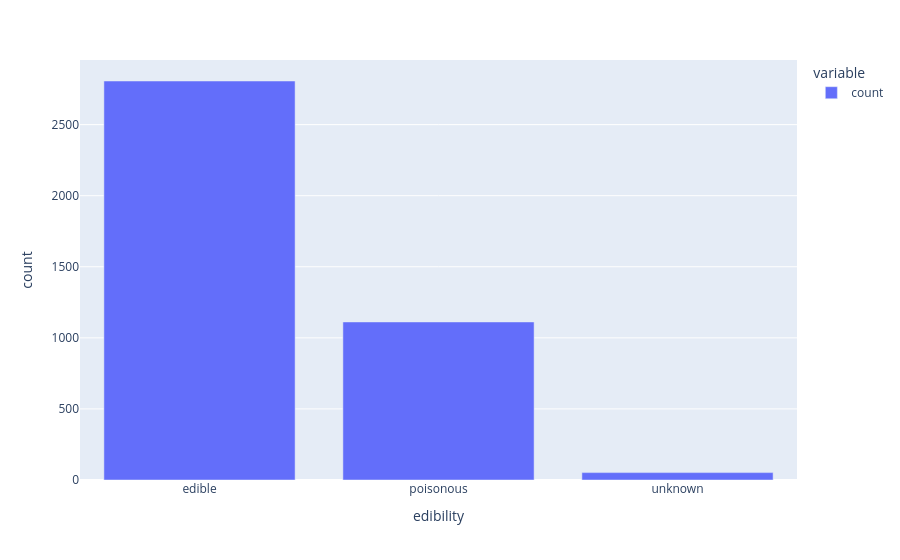

This figure's notebook cell:
### Markdown cell above
## Edibility balance

Count of observations per edibility class. This matters for training: a skewed distribution (few `poisonous`/`inedible` examples) is why the model training notebook later applies class weighting and boosts recall on non-edible species.

### Code cell
fig = px.bar(
    df["edibility"].value_counts(),
    labels={"index": "edibility", "value": "count"}
)

fig.show()

### Figure 1 — Plotly figure (JSON) as saved in the notebook; plotly's stock layout.template omitted (floating-point values rounded to 4 significant figures)
{"data": [{"hovertemplate": "variable=count<br>edibility=%{x}<br>count=%{y}<extra></extra>", "legendgroup": "count", "marker": {"color": "#636efa", "pattern": {"shape": ""}}, "name": "count", "orientation": "v", "showlegend": true, "textposition": "auto", "type": "bar", "x": ["edible", "poisonous", "unknown"], "xaxis": "x", "y": [2807, 1112, 52], "yaxis": "y"}], "layout": {"barmode": "relative", "legend": {"title": {"text": "variable"}, "tracegroupgap": 0}, "margin": {"t": 60}, "xaxis": {"anchor": "y", "domain": [0, 1], "title": {"text": "edibility"}}, "yaxis": {"anchor": "x", "domain": [0, 1], "title": {"text": "count"}}}}
